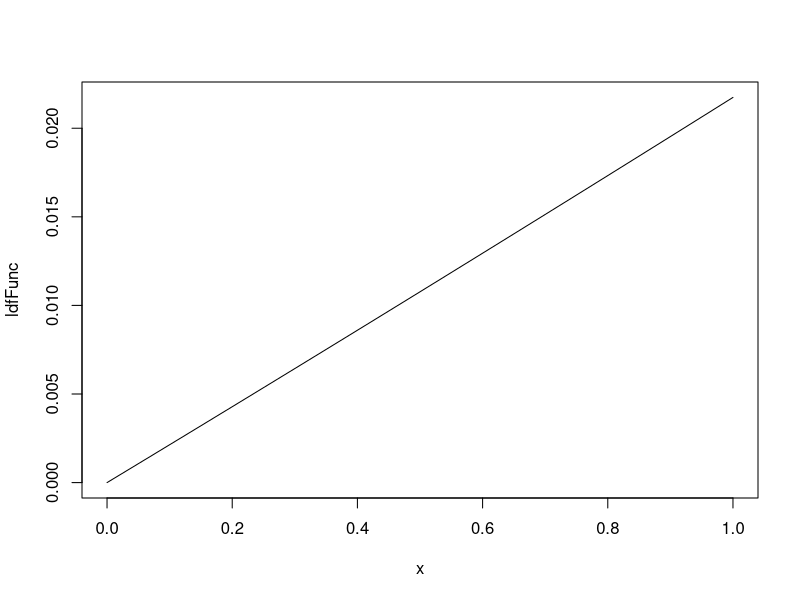
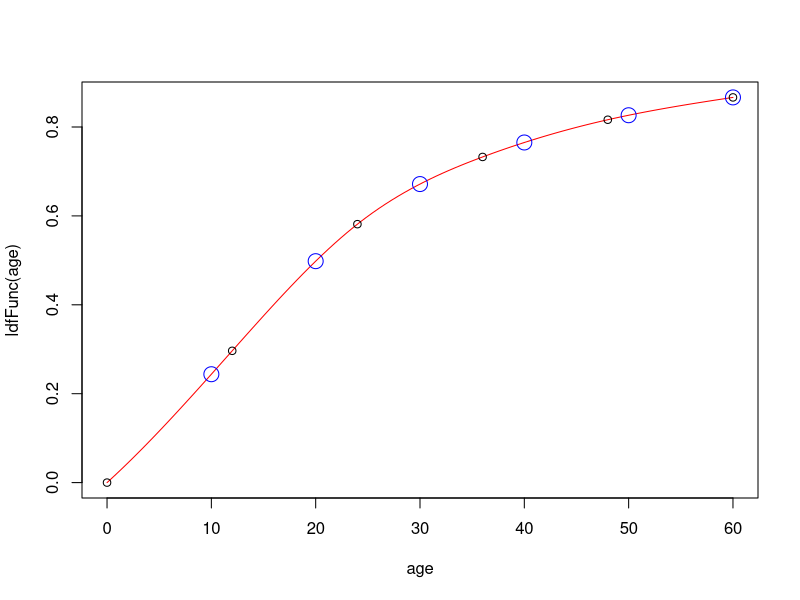

Generate these figures, in order, with R:
ldfFunc <- splinefun(seq(0, 60, by = 12), c(0, 1/3.373, 1/1.72, 1/1.365, 1/1.225, 1/1.154))
plot(ldfFunc)
age <- seq(0, 60, length=100)
plot(age, ldfFunc(age), type = "l", col = "red")
points(seq(0, 60, by = 12), c(0, 1/3.373, 1/1.72, 1/1.365, 1/1.225, 1/1.154))
x <- seq(10, 60, by = 10)
y <- ldfFunc(x)
points(x, y, col = "blue", cex = 2)
